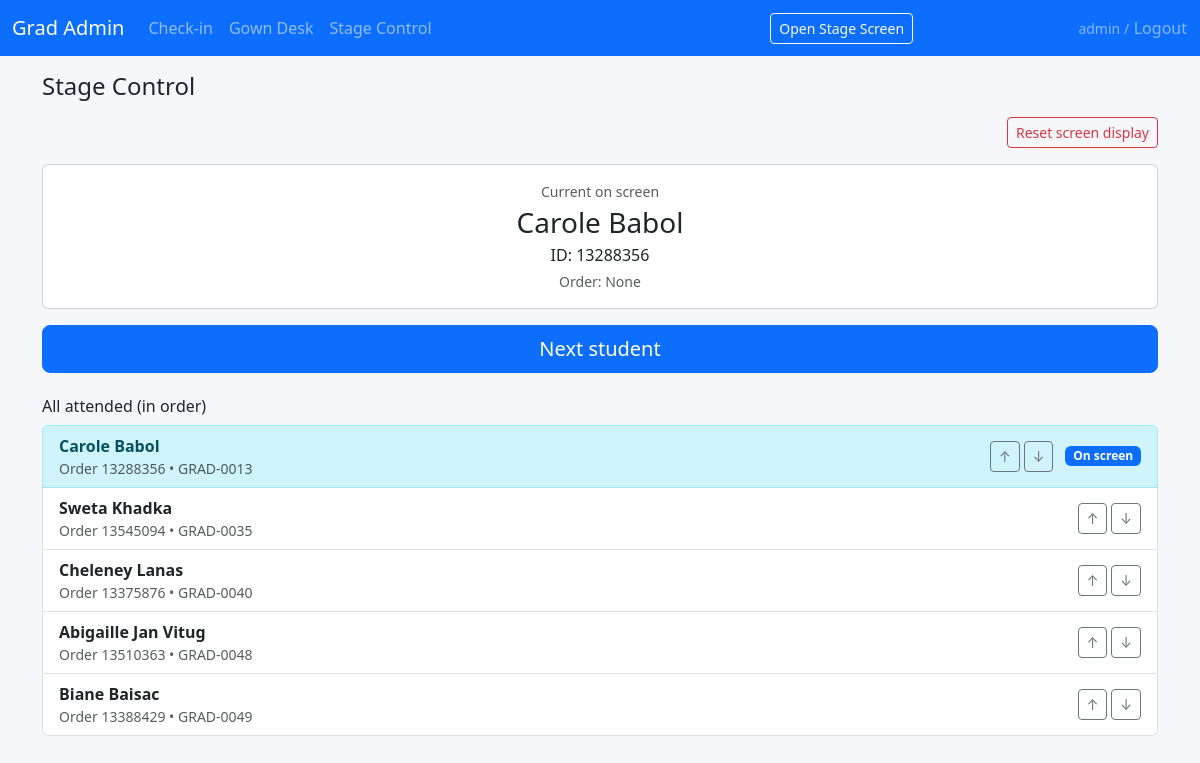
The app's page /stage/control/ (signed in) with its own data.
### ceremony/models.py (models this page shows, shortened)
class Graduate(models.Model):
    submission_date = models.DateTimeField(null=True, blank=True)
    name = models.CharField(max_length=255)
    email = models.EmailField()
    student_id = models.CharField(max_length=50)
    payment_status = models.CharField(max_length=50, blank=True)
    gown_option = models.CharField(
        max_length=50,
        blank=True,
        help_text='Hire or Purchase from form',
    )
    additional_guests = models.PositiveIntegerField(default=0)
    total_amount = models.DecimalField(max_digits=10, decimal_places=2, default=0)
    unique_id = models.CharField(max_length=50, unique=True)
    gown_size = models.CharField(max_length=20, blank=True)
    submission_id = models.CharField(max_length=50, blank=True)
    photo = models.ImageField(upload_to='photos/', null=True, blank=True)
    attended = models.BooleanField(default=False)
    check_in_time = models.DateTimeField(null=True, blank=True)
    checked_in_by = models.CharField(max_length=100, blank=True)
    gown_collected = models.BooleanField(default=False)
    gown_returned = models.BooleanField(default=False)
    gown_notes = models.TextField(blank=True)
    seat_row = models.CharField(max_length=10, blank=True)
    seat_number = models.CharField(max_length=10, blank=True)
    presentation_order = models.PositiveIntegerField(
        null=True, blank=True, help_text='Order for stage presentation'
    )
    display_name = models.CharField(
        max_length=255,
        blank=True,
        help_text='Name as shown on the big screen',
    )
    course_name = models.CharField(
        max_length=255,
        blank=True,
        help_text='Optional – course/qualification to display',
    )
    class Meta:
        ordering = ['presentation_order', 'name']

### ceremony/views.py (the view, shortened to what this page needs)
# urls.py: path('stage/control/', views.stage_control, name='stage_control'),
@login_required
def stage_control(request):
    state = StageState.get_solo()
    current = state.current_graduate
    def get_attended_queryset():
        return Graduate.objects.filter(
            attended=True,
            gown_collected=True
        ).order_by('unique_id')
    attended_grads = list(get_attended_queryset())
    attended_grads = get_attended_queryset()
    context = {
        'current': current,
        'attended_grads': attended_grads,
    }
    return render(request, 'ceremony/stage_control.html', context)

### ceremony/models.py (called while the page is built)
    @classmethod
    def get_solo(cls):
        obj, _ = cls.objects.get_or_create(pk=1)
        return obj

### ceremony/templates/ceremony/stage_control.html (shortened to what this page needs)
{% extends "ceremony/base.html" %}
{% block content %}
<h1 class="h4 mb-3">Stage Control</h1>
<form method="post" class="mb-3 d-flex justify-content-end">
  <button type="submit" name="reset" value="1" class="btn btn-outline-danger btn-sm">
    Reset screen display
  </button>
</form>
<div class="card mb-3">
  <div class="card-body text-center">
    <div class="text-muted small mb-1">Current on screen</div>
    {% if current %}
      <div class="h3 mb-1">{{ current.display_name }}</div>
      <div class="mb-1">ID: {{ current.student_id }}</div>
      <div class="small text-muted">Order: {{ current.presentation_order }}</div>
    {% else %}
      <div class="h5 mb-0">No graduate selected yet.</div>
    {% endif %}
  </div>
</div>
<form method="post" class="mb-4">
  <button type="submit" name="next" value="1" class="btn btn-primary w-100 btn-lg">
    Next student
  </button>
</form>
<h2 class="h6">All attended (in order)</h2>
<div class="list-group">
  {% for g in attended_grads %}
    <div class="list-group-item d-flex justify-content-between align-items-center {% if current and current.pk == g.pk %}list-group-item-info{% endif %}">
      <div>
        <div class="fw-semibold">{{ g.display_name }}</div>
        <div class="small text-muted">Order {{ g.student_id }} • {{ g.unique_id }}</div>
      </div>
      <div class="d-flex align-items-center gap-1">
        <form method="post" class="d-inline">
          <button type="submit" name="move_up" value="1" class="btn btn-sm btn-outline-secondary" title="Move up">
            ↑
          </button>
        </form>
        <form method="post" class="d-inline">
          <button type="submit" name="move_down" value="1" class="btn btn-sm btn-outline-secondary" title="Move down">
            ↓
          </button>
        </form>
        {% if current and current.pk == g.pk %}
          <span class="badge bg-primary ms-2">On screen</span>
        {% endif %}
      </div>
    </div>
  {% empty %}
    <div class="list-group-item">No attended students yet.</div>
  {% endfor %}
</div>
{% endblock %}

### ceremony/templates/ceremony/base.html (shortened to what this page needs)
<!DOCTYPE html>
<html lang="en">
<head>
	<link href="https://cdn.jsdelivr.net/npm/bootstrap@5.3.3/dist/css/bootstrap.min.css" rel="stylesheet">
	<link rel="stylesheet" href="https://code.jquery.com/ui/1.13.2/themes/base/jquery-ui.css" />
</head>
<body>
	<nav class="navbar navbar-expand-lg navbar-dark bg-primary mb-3">
		<div class="container-fluid">
			<a class="navbar-brand" href="{% url 'grad_admin' %}">Grad Admin</a>
			<div class="collapse navbar-collapse" id="nav">
				<ul class="navbar-nav me-auto mb-2 mb-lg-0">
					<li class="nav-item"><a class="nav-link" href="{% url 'check_in_search' %}">Check-in</a></li>
					<li class="nav-item"><a class="nav-link" href="{% url 'gown_search' %}">Gown Desk</a></li>
					<li class="nav-item"><a class="nav-link" href="{% url 'stage_control' %}">Stage Control</a></li>
				</ul>
				<a class="btn btn-outline-light btn-sm mx-auto" href="{% url 'stage_display' %}" target="_blank">Open
					Stage Screen</a>
				{% if request.user.is_authenticated %}
				<form method="POST" action="{% url 'logout' %}" class="d-inline">{% csrf_token %}
					<span class="text-white-50 small">{{ request.user.username }} / </span>
					<button type="submit" class="btn btn-link p-0 m-0 align-baseline text-white-50"
						style="text-decoration:none;">Logout</button>
				</form>
				{% endif %}
			</div>
		</div>
	</nav>
	<div class="container mb-5">
		{% block content %}{% endblock %}
	</div>
</body>
</html>

### ceremony/templates/ceremony/base.html (style rules this page uses)
body { background-color: #f5f7fb; }
.nav-link { font-weight: 500; }

### records on screen
Graduate: display_name "Carole Babol", student_id "13288356", presentation_order "None", unique_id "GRAD-0013", shows "On screen"
Graduate: display_name "Sweta Khadka", student_id "13545094", unique_id "GRAD-0035"
Graduate: display_name "Cheleney Lanas", student_id "13375876", unique_id "GRAD-0040"
Graduate: display_name "Abigaille Jan Vitug", student_id "13510363", unique_id "GRAD-0048"
Graduate: display_name "Biane Baisac", student_id "13388429", unique_id "GRAD-0049"

### other values on screen
{{ request.user.username }} "admin"
